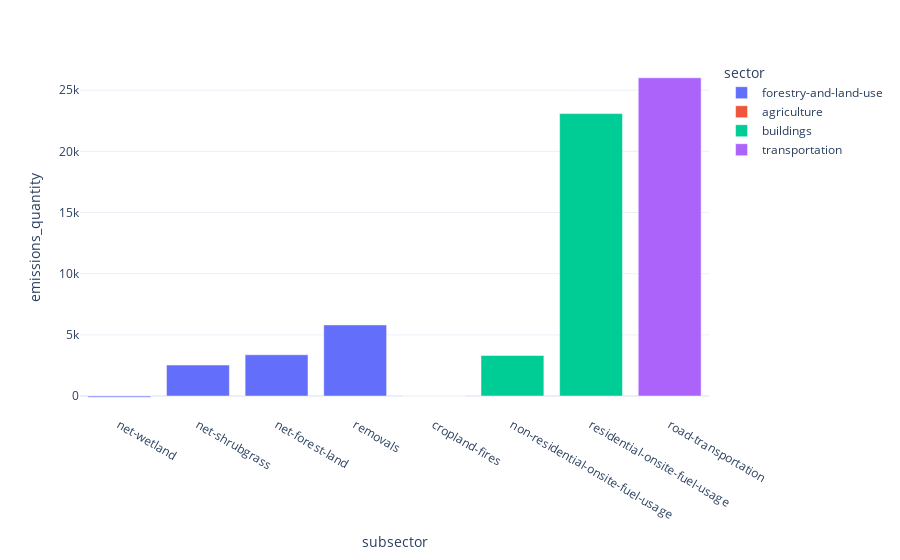

The notebook cell saved with this chart:
### Code cell
import plotly.io
plotly.io.templates.default = "plotly_white"
import plotly.express as px

px.bar(
gadm_biz_data.filter(c_year == 2024).sort(by=c_emissions_quantity),
    x="subsector",
    y="emissions_quantity",
    color="sector"
)

### Figure 1 — Plotly figure (JSON) as saved in the notebook; plotly's stock layout.template omitted (floating-point values rounded to 4 significant figures)
{"data": [{"alignmentgroup": "True", "hovertemplate": "sector=forestry-and-land-use<br>subsector=%{x}<br>emissions_quantity=%{y}<extra></extra>", "legendgroup": "forestry-and-land-use", "marker": {"color": "#636efa", "pattern": {"shape": ""}}, "name": "forestry-and-land-use", "offsetgroup": "forestry-and-land-use", "orientation": "v", "showlegend": true, "textposition": "auto", "type": "bar", "x": ["net-wetland", "net-shrubgrass", "net-forest-land", "removals"], "xaxis": "x", "y": [-96.02, 2537.0, 3375.0, 5815.0], "yaxis": "y"}, {"alignmentgroup": "True", "hovertemplate": "sector=agriculture<br>subsector=%{x}<br>emissions_quantity=%{y}<extra></extra>", "legendgroup": "agriculture", "marker": {"color": "#EF553B", "pattern": {"shape": ""}}, "name": "agriculture", "offsetgroup": "agriculture", "orientation": "v", "showlegend": true, "textposition": "auto", "type": "bar", "x": ["cropland-fires"], "xaxis": "x", "y": [1.548], "yaxis": "y"}, {"alignmentgroup": "True", "hovertemplate": "sector=buildings<br>subsector=%{x}<br>emissions_quantity=%{y}<extra></extra>", "legendgroup": "buildings", "marker": {"color": "#00cc96", "pattern": {"shape": ""}}, "name": "buildings", "offsetgroup": "buildings", "orientation": "v", "showlegend": true, "textposition": "auto", "type": "bar", "x": ["non-residential-onsite-fuel-usage", "residential-onsite-fuel-usage"], "xaxis": "x", "y": [3317.0, 23080.0], "yaxis": "y"}, {"alignmentgroup": "True", "hovertemplate": "sector=transportation<br>subsector=%{x}<br>emissions_quantity=%{y}<extra></extra>", "legendgroup": "transportation", "marker": {"color": "#ab63fa", "pattern": {"shape": ""}}, "name": "transportation", "offsetgroup": "transportation", "orientation": "v", "showlegend": true, "textposition": "auto", "type": "bar", "x": ["road-transportation"], "xaxis": "x", "y": [26020.0], "yaxis": "y"}], "layout": {"autosize": true, "barmode": "relative", "legend": {"title": {"text": "sector"}, "tracegroupgap": 0}, "margin": {"t": 60}, "xaxis": {"anchor": "y", "autorange": true, "domain": [0, 1], "range": [-0.5, 7.5], "title": {"text": "subsector"}, "type": "category"}, "yaxis": {"anchor": "x", "autorange": true, "domain": [0, 1], "range": [-1547.0, 27470.0], "title": {"text": "emissions_quantity"}, "type": "linear"}}}
